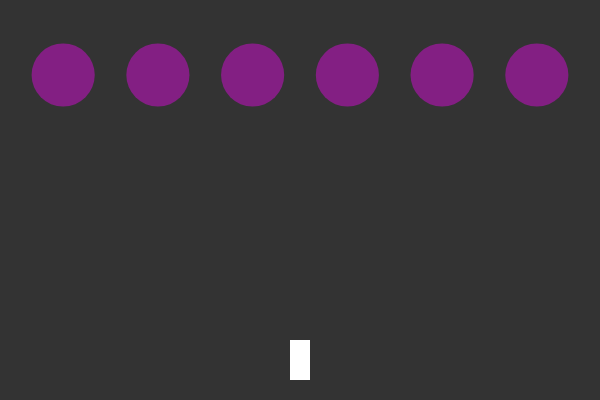
Frame 1 (no input)
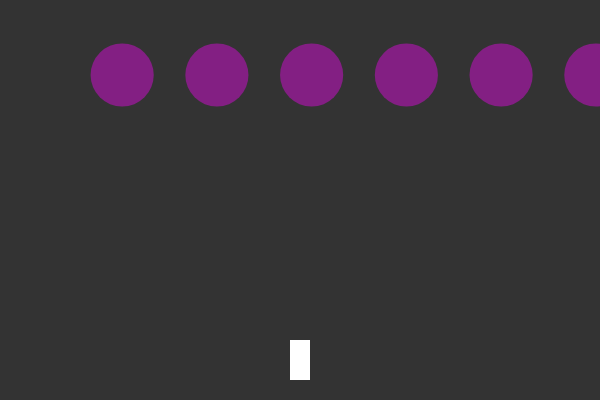
Frame 60 (no input)
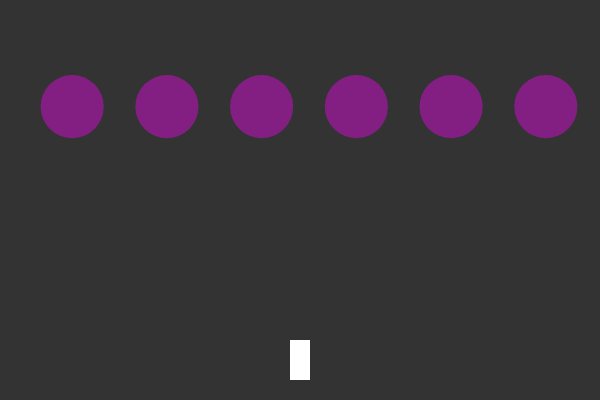
Frame 120 (the mouse pressed at the canvas centre since frame 60)

The p5.js sketch that drew these frames (run headless with seeded random() and noise() and a simulated clock; from frame 60 on, the mouse is pressed at the canvas centre):

// p5.js sketch
// ── sketch.js
var ship;
var flowers = [];
var drops = []; 
var MAX = 6;
function setup()
{
    createCanvas(600,400);
    noStroke();
    ship = new Ship();
    var r = width/(3*MAX+1);
    for(var i=0;i<MAX;i++)
        flowers[i] = new Flower(2*r+3*r*i,r);
}

function draw()
{
    background(51);
    ship.show();
    for(var i=0;i<drops.length;i++)
        {
            drops[i].show();
            drops[i].move();
            for(var j=0;j<flowers.length;j++)
                {
                    if(drops[i].hits(flowers[j]))
                    {
                        flowers[j].grow();
                        drops[i].remove();
                        console.log('Watering');
                    }
                }
        }

    var edge = false;
    for(var i=0;i<flowers.length;i++)
        {
            flowers[i].show();
            flowers[i].move();
            if(flowers[i].x>width || flowers[i].x<0)
                edge = true;
        }   

    if(edge)
    {
        for(var i=0;i<flowers.length;i++)
        {
            flowers[i].shiftdown();
        }
    }
    
    for(var i=drops.length-1;i>=0;i--)
        {
            if(drops[i].delete)
                drops.splice(i,1);
        }
        
     if(keyIsDown(RIGHT_ARROW))
         ship.move(1);
     if(keyIsDown(LEFT_ARROW))
         ship.move(-1);
}

function keyPressed()
{
    if(key === ' ')
        {
            var drop = new Drop(ship.x,height-2*ship.size);
            drops.push(drop);
        }
}
// ── Drop.js
function Drop(x,y)
{
    this.x = x;
    this.y = y;
    this.r = 7;
    this.speed = 4;
    this.delete = false;
    this.show = function()
    {
        fill(150,0,255);
        ellipse(this.x,this.y,2*this.r,2*this.r);
    }

    this.move = function()
    {
        this.y -= this.speed;
    }

    this.hits = function(flower){
        var d = dist(this.x,this.y,flower.x,flower.y);
        if(d<this.r+flower.r)
            return true;
            else
            return false;

    }

    this.remove = function()
    {
        this.delete = true;
    }
}
// ── Flower.js
function Flower(x,r)
{
    this.x = x;
    this.y = 75;
    this.r = r;

    this.xdir = 1;
    this.ydir = 0;

    this.show = function()
    {
        fill(255,0,255,100);
        ellipse(this.x,this.y,2*this.r,2*this.r);
    }
    this.grow = function()
    {
        this.r += 2;
    }
    this.move = function()
    {
        this.x += this.xdir;
        this.y += this.ydir;
    }
    this.shiftdown = function()
    {
        this.xdir *= -1;
        this.y += this.r;
    }
}
// ── Ship.js
function Ship()
{
    this.size = 40;
    this.x = width/2;

    this.show = function()
    {
        fill(255);
        rectMode(CENTER);
        rect(this.x,height-this.size,this.size/2,this.size);
    }
    this.setDir = function(dir)
    {
        this.xdir = dir;
    }
    
    this.move = function(dir)
    {
        this.x += dir*5;
    }

}
